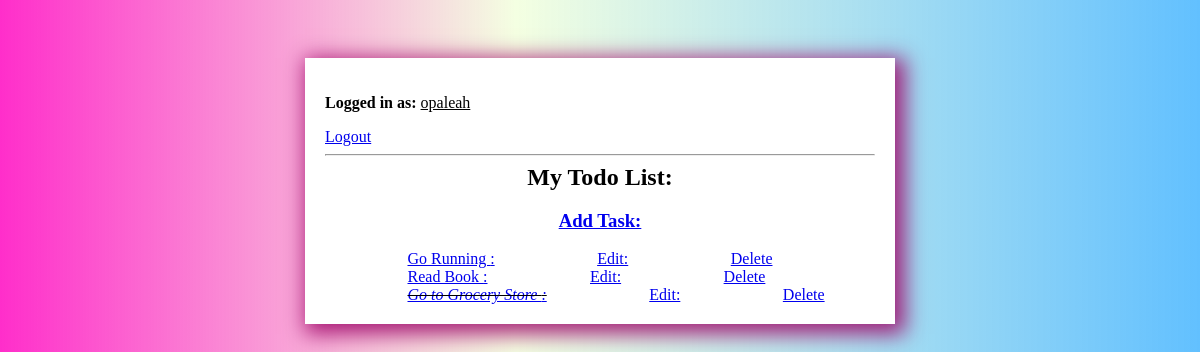
The app's page / (signed in) with its own data.
### todo/models.py (models this page shows)
class Task(models.Model):
    user= models.ForeignKey(User, on_delete= models.CASCADE, null= True, blank=True)
    title = models.CharField(max_length=200, null=True)
    description = models.TextField(null=True, blank=True)
    complete = models.BooleanField(default=False)
    created = models.DateTimeField(auto_now_add=True)
    def __str__(self):
        return self.title
    class Meta:
        ordering = ['complete']

### todo/views.py (the view)
# urls.py: path('', TaskList.as_view(), name="task"),
class TaskList(LoginRequiredMixin, ListView):
    model = Task
    context_object_name = 'task'
    def get_context_data(self, **kwargs):
        context = super().get_context_data(**kwargs)
        context['task'] = context['task'].filter(user=self.request.user)
        context['count'] = context['task'].filter(complete= False).count()
        search_input = self.request.GET.get('search-area') or ''
        if search_input:
            context['task'] =context['task'].filter(title__icontains = search_input)
            context['search_input'] = search_input
        return context

### todo/templates/todo/task_list.html (shortened to what this page needs)
{% extends 'todo/main.html'%}
{% block content %}
{% if request.user.is_authenticated%}
<p> <b> Logged in as:</b> <u> {{request.user}}</p></u>
<a href="{% url 'logout' %}"> Logout</a>
{% else %}
    <a href=""> Login </a>
{% endif %}
<hr></hr>
<div class="todo-header">
<a href="{% url 'task-create' %}"> <h3> Add Task: </h3> </a>
<h2 class="header-title"> My Todo List: </h2>
</div>
        <div class="card-body">
            <div class="task-items-wrapper">
                {% for tasks in task %}
                <div class="task-wrapper">
                    {% if tasks.complete %}
                        <div class="task-title">
                        <i><s><a href="{% url 'tasks-detail' tasks.id%}">{{ tasks }} : </a></s></i>
                        <div class="todo-buttons"> <tr> <a href="{% url 'tasks-update' tasks.id %}"> Edit: </a></tr> </div>
                        <div class="todo-buttons">  <tr> <a class="delete-link" href="{% url 'tasks-delete' tasks.id %}"> Delete</a> </tr></div>
                        </div>
                    {% else %}
                    <div class="task-title">
                        <a href="{% url 'tasks-detail' tasks.id%}">{{ tasks }} : </a>
                        <div class="todo-buttons"> <a href="{% url 'tasks-update' tasks.id %}"> Edit: </a></div>
                        <div class="todo-buttons">  <a class="delete-link" href="{% url 'tasks-delete' tasks.id %}">Delete</a> </div>
                        </div>
                        {% endif %}
                </div>
                {% empty %}
                <div class="empty-message">
                <h3>You are yet to create a personalized Todo List, start by adding a task! </h3>
                </div>
                {% endfor %}
            </div>
        </div>
{% endblock content %}

### todo/templates/todo/main.html (style rules this page uses)
body { background: linear-gradient(90deg, #ff00bfd1 0%, #c6ff6932 43%, #0099ff9d 100%); font-family: 'HKGrotesk'; padding-top: 50px; }
.todo-header { display: flex; flex-direction: column-reverse; align-items: center; margin: 0; flex-flow: column-reverse wrap; }
.header-title { margin: 0; font-weight: bold; }
.task-title { display: flex; column-gap: 15%; }
.todo-buttons { display: flex; justify-content: space-around; margin-left: 20px; }

### records on screen
Task: title "Go Running"
Task: title "Read Book"
Task: title "Go to Grocery Store"

### other values on screen
{{ request.user }} "opaleah"
